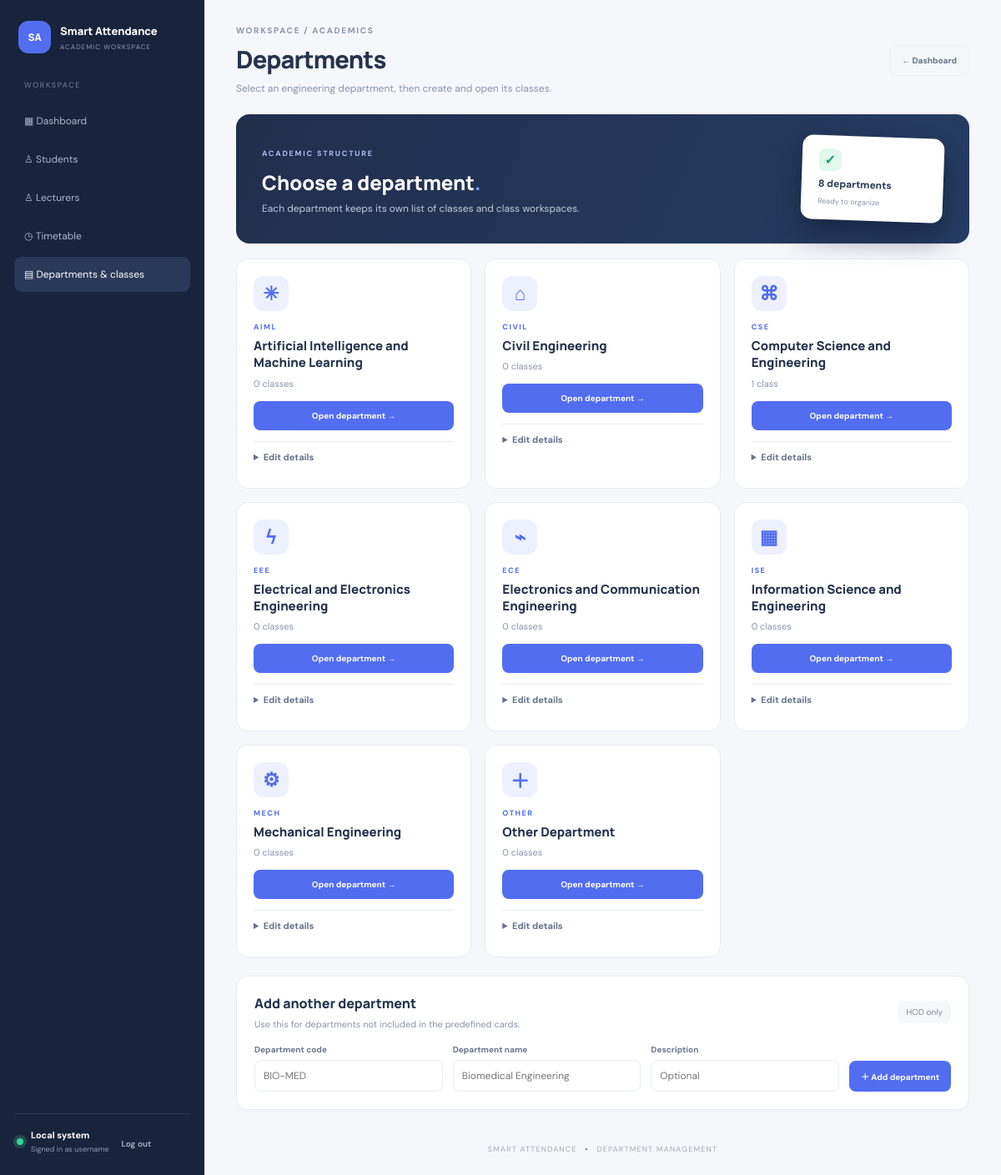
The page /departments (signed in) on the database its author committed.
### tables this page shows
CREATE TABLE users (
            id INTEGER PRIMARY KEY AUTOINCREMENT, username TEXT NOT NULL UNIQUE,
            password_hash TEXT NOT NULL, role TEXT NOT NULL CHECK(role IN ('hod','lecturer')),
            display_name TEXT NOT NULL, is_active INTEGER NOT NULL DEFAULT 1,
            created_at TEXT NOT NULL);

CREATE TABLE departments (
            id INTEGER PRIMARY KEY AUTOINCREMENT,
            code TEXT NOT NULL UNIQUE COLLATE NOCASE,
            name TEXT NOT NULL,
            description TEXT NOT NULL DEFAULT '',
            created_at TEXT NOT NULL);

### app.py (the view, shortened to what this page needs)
@app.route("/departments", methods=["GET", "POST"])
@role_required("hod")
def department_management():
    with db() as conn:
        departments = conn.execute("""SELECT d.*,
            (SELECT COUNT(*) FROM classes c WHERE upper(c.department)=upper(d.code) OR upper(c.department)=upper(d.name)) AS class_count
            FROM departments d ORDER BY d.name COLLATE NOCASE""").fetchall()
    return render_template("departments.html", departments=departments,
                           admin_user=session.get("username", "hod"))

### app.py (called while the page is built)
@contextmanager
def db():
    conn = sqlite3.connect(DASHBOARD_DB, timeout=10)
    conn.row_factory = sqlite3.Row
    conn.execute("PRAGMA foreign_keys = ON")
    try:
        yield conn
        conn.commit()
    except Exception:
        conn.rollback()
        raise
    finally:
        conn.close()

def login_required(fn):
    @wraps(fn)
    def wrapped(*args, **kwargs):
        if not session.get("user_id"):
            return redirect(url_for("login", next=request.path))
        with db() as conn:
            user = conn.execute("SELECT id, username, role, display_name, is_active FROM users WHERE id=?",
                                (session["user_id"],)).fetchone()
        if not user or not user["is_active"]:
            session.clear()
            return redirect(url_for("login"))
        return fn(*args, **kwargs)
    return wrapped

def role_required(*roles):
    def decorator(fn):
        @wraps(fn)
        @login_required
        def wrapped(*args, **kwargs):
            if session.get("role") not in roles:
                return render_template("forbidden.html"), 403
            return fn(*args, **kwargs)
        return wrapped
    return decorator

### templates/departments.html (shortened to what this page needs)
<!doctype html>
<html lang="en"><head><meta charset="utf-8"><meta name="viewport" content="width=device-width,initial-scale=1"><title>Departments | Smart Attendance</title><link rel="stylesheet" href="{{ url_for('static', filename='style.css') }}"></head><body><div class="layout"><aside class="sidebar"><div class="brand"><span class="brand-icon">SA</span><div><b>Smart Attendance</b><small>ACADEMIC WORKSPACE</small></div></div><nav><span class="nav-label">WORKSPACE</span><a href="{{ url_for('index') }}">▦ Dashboard</a><a href="{{ url_for('students_page') }}">♙ Students</a><a href="{{ url_for('lecturers_page') }}">♙ Lecturers</a><a href="{{ url_for('timetable_page') }}">◷ Timetable</a><a class="active" href="{{ url_for('department_management') }}">▤ Departments & classes</a></nav><div class="side-bottom"><span class="online"></span><div><b>Local system</b><small>Signed in as {{ admin_user }}</small></div><form method="post" action="{{ url_for('logout') }}"><button class="logout" type="submit">Log out</button></form></div></aside>
<main class="main"><header class="topbar"><div><div class="eyebrow">WORKSPACE / ACADEMICS</div><h1>Departments</h1><p>Select an engineering department, then create and open its classes.</p></div><a class="button ghost" href="{{ url_for('index') }}">← Dashboard</a></header>
<section class="hero"><div><span class="tag">ACADEMIC STRUCTURE</span><h2>Choose a department<span>.</span></h2><p>Each department keeps its own list of classes and class workspaces.</p></div><div class="hero-art"><div class="hero-check">✓</div><b>{{ departments|length }} departments</b><small>Ready to organize</small></div></section>
<section class="department-grid">{% for d in departments %}<article class="department-card"><div class="department-icon">{% if d.code == 'CSE' %}⌘{% elif d.code == 'CIVIL' %}⌂{% elif d.code == 'AIML' %}✳{% elif d.code == 'MECH' %}⚙{% elif d.code == 'ECE' %}⌁{% elif d.code == 'EEE' %}ϟ{% elif d.code == 'ISE' %}▦{% else %}＋{% endif %}</div><div class="department-code">{{ d.code }}</div><h3>{{ d.name }}</h3><p>{{ d.class_count }} class{% if d.class_count != 1 %}es{% endif %}</p><a class="button primary" href="{{ url_for('class_management', department_id=d.id) }}">Open department →</a><details class="department-edit"><summary>Edit details</summary></details></article>{% endfor %}</section>
<section class="panel class-create"><div class="panel-head"><div><h3>Add another department</h3><p>Use this for departments not included in the predefined cards.</p></div><span class="pill">HOD only</span></div><form class="department-form" method="post" action="{{ url_for('department_management') }}"><label>Department code<input name="code" maxlength="20" placeholder="BIO-MED" required></label><label>Department name<input name="name" maxlength="120" placeholder="Biomedical Engineering" required></label><label>Description<input name="description" maxlength="240" placeholder="Optional"></label><button class="button primary" type="submit">＋ Add department</button></form></section><footer>SMART ATTENDANCE <span>•</span> DEPARTMENT MANAGEMENT</footer></main></div></body></html>

### rows shown on the page
users: username "username"
departments: code "AIML", name "Artificial Intelligence and Machine Learning", class_count "0", shows "es"
departments: code "CIVIL", name "Civil Engineering", class_count "0", shows "es"
departments: code "CSE", name "Computer Science and Engineering", class_count "1"
departments: shows "ϟ", code "EEE", name "Electrical and Electronics Engineering", class_count "0", shows "es"
departments: code "ECE", name "Electronics and Communication Engineering", class_count "0", shows "es"
departments: code "ISE", name "Information Science and Engineering", class_count "0", shows "es"
departments: code "MECH", name "Mechanical Engineering", class_count "0", shows "es"
departments: code "OTHER", name "Other Department", class_count "0", shows "es"

### other values the page prints
{{ departments|length }} "8"
